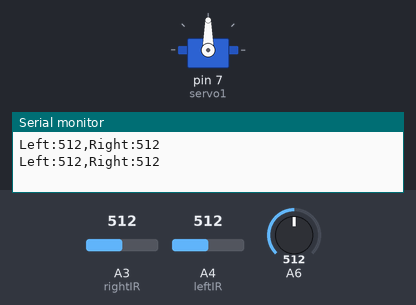
The sketch below on a simulated Arduino Uno, built with avr-gcc and run on an emulated ATmega328P. On the bench: servo, the last lines printed to the serial monitor. The inputs (shaded band) are chosen by the test bench; at power-on: A6 = 512, A3 (rightIR) = 512, A4 (leftIR) = 512.

Above: at 1.2 s.
1.3 s: A6 set to 105
3.3 s: A6 set to 90
At 5.0 s:
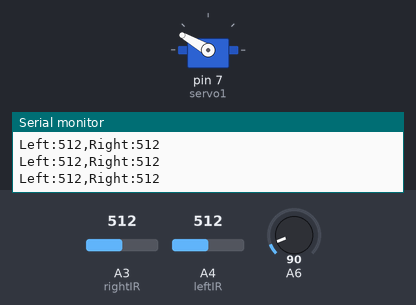
7.5 s: A3 (rightIR) set to 90
11.7 s: A3 (rightIR) set to 110
15.9 s: A3 (rightIR) set to 0
Timing chart, 0 to 21.1 s (numbered marks = the images above; inputs shaded):
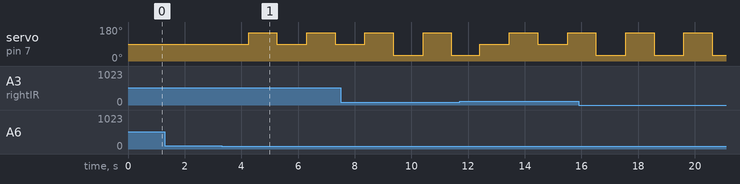

Measured:
- the behaviour switches between 101 and 100 on A6 (found by bisection; images 0 and 1)
- after the input at 3.3 s, servo on pin 7 (servo1): alternates 150° for 1.0 s and 90° for 1.1 s, starting after 0.96 s

The sketch:

ProjectDriveV6AuxSensors.ino
```cpp
#include <Servo.h>

int leftIR = A4;               //IR Sensor
int rightIR = A3;             //IR Sensor
float irDistL = 0;      //Stores Left IR distance
float irDistR = 0;       //Stores right IR distance

Servo servo1;

void setup() {
  // put your setup code here, to run once:
  Serial.begin(9600);                       //begin serial communication with the computer
  servo1.attach(7);   //set steering servo to pin 7 (change if needed)
  servo1.write(90);  //Center steering
}

void loop() {

 //printing values of the sensors to the serial monitor
  Serial.print("Left:");
  Serial.print(analogRead(leftIR));
  Serial.print(",");
  Serial.print("Right:");
  Serial.println(analogRead(rightIR));
  delay(50);

  //Wall detected on left
  if(analogRead(leftIR + 170) <= 100) { //Applied a correction factor of 170 because left sensor reads smaller values than right
   //turn right
    servo1.write(150);
    delay(1000);
  }

//Wall detected on right
   if(analogRead(rightIR) <= 100) {
   //turn left
    servo1.write(30);
    delay(1000);
  }

  if(analogRead(rightIR) >= 100 && analogRead(leftIR) >= 100) { //if no obstacles detected on sides
   //Center steering
    servo1.write(90);
    delay(1000);
  }

}
```
